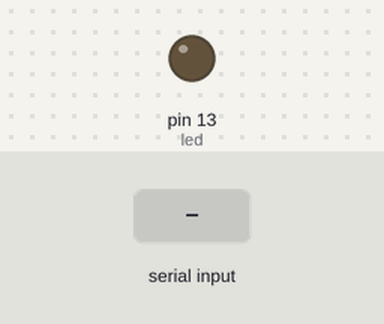
Recording of a sketch running on a simulated Arduino Uno, built with avr-gcc and run on an emulated ATmega328P. Parts: output pins drawn as LEDs (lit = HIGH). The inputs (shaded band) are chosen by the test bench.

Above: at 1.2 s.
1.3 s: "A" received over Serial
At 2.5 s:
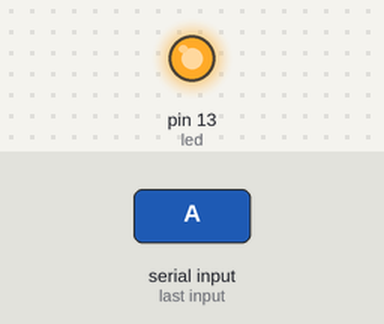
2.8 s: "a" received over Serial
At 3.7 s:
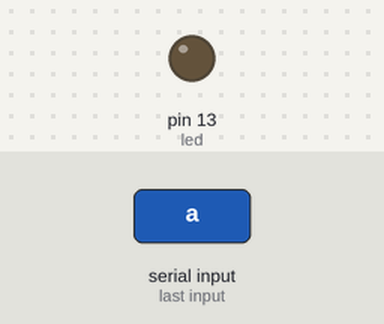
Timing chart, 0 to 5.8 s (numbered marks = the images above; inputs shaded):
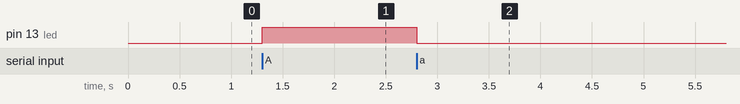

Measured:
- after the input at 1.3 s, pin 13 (led): LOW → HIGH at once
- after the input at 2.8 s, pin 13 (led): HIGH → LOW at once

The sketch:

Uno.ino
```cpp
#define led 13 //Define o led do próprio Arduino como porta 13.

void setup() {
  Serial.begin (9600); //Iniciando a comunicação serial RX e TX.
  pinMode (led,OUTPUT); //Controlar o led para acender.
  digitalWrite(led, LOW); //Iniciando com o led desligado.
}

void loop() {
  if (Serial.available()>0){ //Se tiver alguma coisa na porta serial ele avisa a programação.
      char c=Serial.read(); //Ler este dado e armazenar na variável c.
      if (c=='A'){
          digitalWrite(led,HIGH);
      }

      if (c=='a'){
          digitalWrite(led,LOW);
       }
  }
}
```
